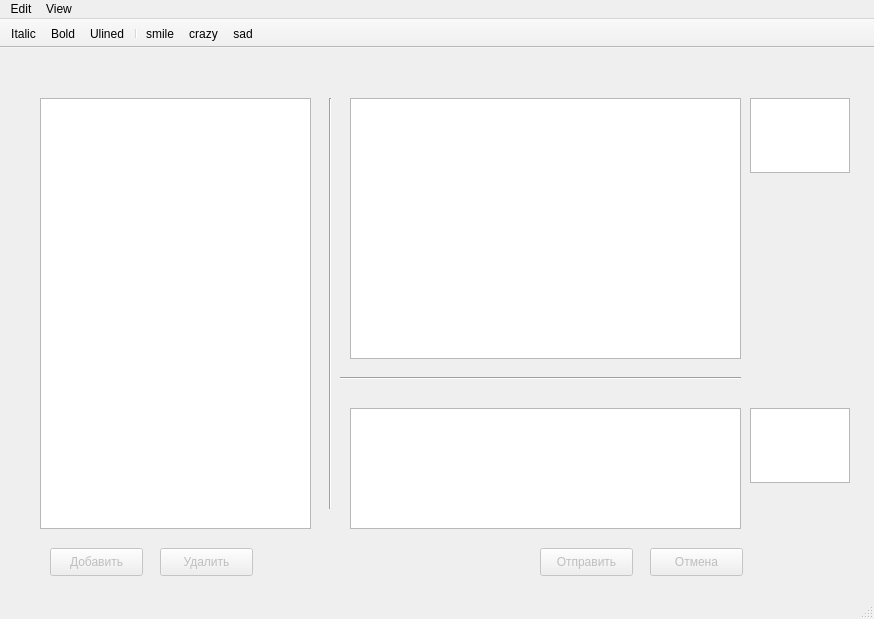
<?xml version="1.0" encoding="UTF-8"?>
<ui version="4.0">
 <class>JIMMessenger</class>
 <widget class="QMainWindow" name="JIMMessenger">
  <property name="geometry">
   <rect>
    <x>0</x>
    <y>0</y>
    <width>874</width>
    <height>619</height>
   </rect>
  </property>
  <property name="windowTitle">
   <string>JIMMessenger</string>
  </property>
  <widget class="QWidget" name="centralwidget">
   <widget class="QTextEdit" name="textChatEdit">
    <property name="geometry">
     <rect>
      <x>350</x>
      <y>360</y>
      <width>391</width>
      <height>121</height>
     </rect>
    </property>
    <property name="readOnly">
     <bool>true</bool>
    </property>
    <property name="html">
     <string>&lt;!DOCTYPE HTML PUBLIC &quot;-//W3C//DTD HTML 4.0//EN&quot; &quot;http://www.w3.org/TR/REC-html40/strict.dtd&quot;&gt;
&lt;html&gt;&lt;head&gt;&lt;meta name=&quot;qrichtext&quot; content=&quot;1&quot; /&gt;&lt;style type=&quot;text/css&quot;&gt;
p, li { white-space: pre-wrap; }
&lt;/style&gt;&lt;/head&gt;&lt;body style=&quot; font-family:'MS Shell Dlg 2'; font-size:7.8pt; font-weight:400; font-style:normal;&quot;&gt;
&lt;p style=&quot; margin-top:12px; margin-bottom:12px; margin-left:0px; margin-right:0px; -qt-block-indent:0; text-indent:0px;&quot;&gt;&lt;br /&gt;&lt;/p&gt;&lt;/body&gt;&lt;/html&gt;</string>
    </property>
    <property name="overwriteMode">
     <bool>false</bool>
    </property>
   </widget>
   <widget class="QPushButton" name="pushAdd">
    <property name="enabled">
     <bool>false</bool>
    </property>
    <property name="geometry">
     <rect>
      <x>50</x>
      <y>500</y>
      <width>93</width>
      <height>28</height>
     </rect>
    </property>
    <property name="text">
     <string>Добавить</string>
    </property>
   </widget>
   <widget class="QPushButton" name="pushDelete">
    <property name="enabled">
     <bool>false</bool>
    </property>
    <property name="geometry">
     <rect>
      <x>160</x>
      <y>500</y>
      <width>93</width>
      <height>28</height>
     </rect>
    </property>
    <property name="text">
     <string>Удалить</string>
    </property>
   </widget>
   <widget class="Line" name="line">
    <property name="geometry">
     <rect>
      <x>320</x>
      <y>50</y>
      <width>20</width>
      <height>411</height>
     </rect>
    </property>
    <property name="orientation">
     <enum>Qt::Vertical</enum>
    </property>
   </widget>
   <widget class="QPushButton" name="pushSend">
    <property name="enabled">
     <bool>false</bool>
    </property>
    <property name="geometry">
     <rect>
      <x>540</x>
      <y>500</y>
      <width>93</width>
      <height>28</height>
     </rect>
    </property>
    <property name="text">
     <string>Отправить</string>
    </property>
   </widget>
   <widget class="QPushButton" name="pushCancle">
    <property name="enabled">
     <bool>false</bool>
    </property>
    <property name="geometry">
     <rect>
      <x>650</x>
      <y>500</y>
      <width>93</width>
      <height>28</height>
     </rect>
    </property>
    <property name="text">
     <string>Отмена</string>
    </property>
   </widget>
   <widget class="Line" name="line_2">
    <property name="geometry">
     <rect>
      <x>340</x>
      <y>320</y>
      <width>401</width>
      <height>20</height>
     </rect>
    </property>
    <property name="orientation">
     <enum>Qt::Horizontal</enum>
    </property>
   </widget>
   <widget class="QListWidget" name="listContacts">
    <property name="geometry">
     <rect>
      <x>40</x>
      <y>50</y>
      <width>271</width>
      <height>431</height>
     </rect>
    </property>
   </widget>
   <widget class="QTextEdit" name="chatDisplay">
    <property name="geometry">
     <rect>
      <x>350</x>
      <y>50</y>
      <width>391</width>
      <height>261</height>
     </rect>
    </property>
    <property name="readOnly">
     <bool>true</bool>
    </property>
    <property name="textInteractionFlags">
     <set>Qt::TextSelectableByMouse</set>
    </property>
   </widget>
   <widget class="QLabel" name="chatName">
    <property name="enabled">
     <bool>true</bool>
    </property>
    <property name="geometry">
     <rect>
      <x>350</x>
      <y>30</y>
      <width>55</width>
      <height>16</height>
     </rect>
    </property>
    <property name="autoFillBackground">
     <bool>false</bool>
    </property>
    <property name="text">
     <string/>
    </property>
   </widget>
   <widget class="QGraphicsView" name="myImg">
    <property name="geometry">
     <rect>
      <x>750</x>
      <y>360</y>
      <width>100</width>
      <height>75</height>
     </rect>
    </property>
   </widget>
   <widget class="QGraphicsView" name="contactImg">
    <property name="geometry">
     <rect>
      <x>750</x>
      <y>50</y>
      <width>100</width>
      <height>75</height>
     </rect>
    </property>
   </widget>
   <widget class="QLabel" name="myName">
    <property name="enabled">
     <bool>true</bool>
    </property>
    <property name="geometry">
     <rect>
      <x>350</x>
      <y>340</y>
      <width>55</width>
      <height>16</height>
     </rect>
    </property>
    <property name="autoFillBackground">
     <bool>false</bool>
    </property>
    <property name="text">
     <string/>
    </property>
   </widget>
  </widget>
  <widget class="QMenuBar" name="menubar">
   <property name="geometry">
    <rect>
     <x>0</x>
     <y>0</y>
     <width>874</width>
     <height>26</height>
    </rect>
   </property>
   <widget class="QMenu" name="menu">
    <property name="title">
     <string>Edit</string>
    </property>
    <addaction name="separator"/>
    <addaction name="actionLogin"/>
    <addaction name="actionLogoff"/>
    <addaction name="separator"/>
    <addaction name="actionRegister"/>
    <addaction name="separator"/>
   </widget>
   <widget class="QMenu" name="menuView">
    <property name="title">
     <string>View</string>
    </property>
    <addaction name="actionUlined"/>
    <addaction name="actionItalic"/>
    <addaction name="actionBold"/>
   </widget>
   <addaction name="menu"/>
   <addaction name="menuView"/>
  </widget>
  <widget class="QStatusBar" name="statusBar"/>
  <widget class="QToolBar" name="toolBar">
   <property name="mouseTracking">
    <bool>true</bool>
   </property>
   <property name="windowTitle">
    <string>toolBar</string>
   </property>
   <property name="movable">
    <bool>false</bool>
   </property>
   <property name="allowedAreas">
    <set>Qt::NoToolBarArea</set>
   </property>
   <attribute name="toolBarArea">
    <enum>TopToolBarArea</enum>
   </attribute>
   <attribute name="toolBarBreak">
    <bool>false</bool>
   </attribute>
   <addaction name="actionItalic"/>
   <addaction name="actionBold"/>
   <addaction name="actionUlined"/>
   <addaction name="separator"/>
   <addaction name="actionsmile"/>
   <addaction name="actioncrazy"/>
   <addaction name="actionsad"/>
  </widget>
  <action name="actionLogin">
   <property name="text">
    <string>Login</string>
   </property>
   <property name="shortcut">
    <string>Ctrl+L</string>
   </property>
  </action>
  <action name="actionLogoff">
   <property name="text">
    <string>Logoff</string>
   </property>
  </action>
  <action name="actionRegister">
   <property name="text">
    <string>Register</string>
   </property>
   <property name="shortcut">
    <string>Ctrl+R</string>
   </property>
  </action>
  <action name="actionItalic">
   <property name="icon">
    <iconset>
     <normalon>i.jpg</normalon>
    </iconset>
   </property>
   <property name="text">
    <string>Italic</string>
   </property>
   <property name="shortcut">
    <string>Ctrl+I</string>
   </property>
  </action>
  <action name="actionBold">
   <property name="icon">
    <iconset>
     <normalon>b.jpg</normalon>
    </iconset>
   </property>
   <property name="text">
    <string>Bold</string>
   </property>
   <property name="shortcut">
    <string>Ctrl+B</string>
   </property>
  </action>
  <action name="actionUlined">
   <property name="icon">
    <iconset>
     <normaloff>u.jpg</normaloff>
     <normalon>u.jpg</normalon>u.jpg</iconset>
   </property>
   <property name="text">
    <string>Ulined</string>
   </property>
   <property name="shortcut">
    <string>Ctrl+U</string>
   </property>
  </action>
  <action name="actionsmile">
   <property name="icon">
    <iconset>
     <normaloff>ab.gif</normaloff>ab.gif</iconset>
   </property>
   <property name="text">
    <string>smile</string>
   </property>
  </action>
  <action name="actioncrazy">
   <property name="icon">
    <iconset>
     <normaloff>ai.gif</normaloff>ai.gif</iconset>
   </property>
   <property name="text">
    <string>crazy</string>
   </property>
  </action>
  <action name="actionsad">
   <property name="icon">
    <iconset>
     <normaloff>ac.gif</normaloff>ac.gif</iconset>
   </property>
   <property name="text">
    <string>sad</string>
   </property>
  </action>
 </widget>
 <resources/>
 <connections/>
</ui>
